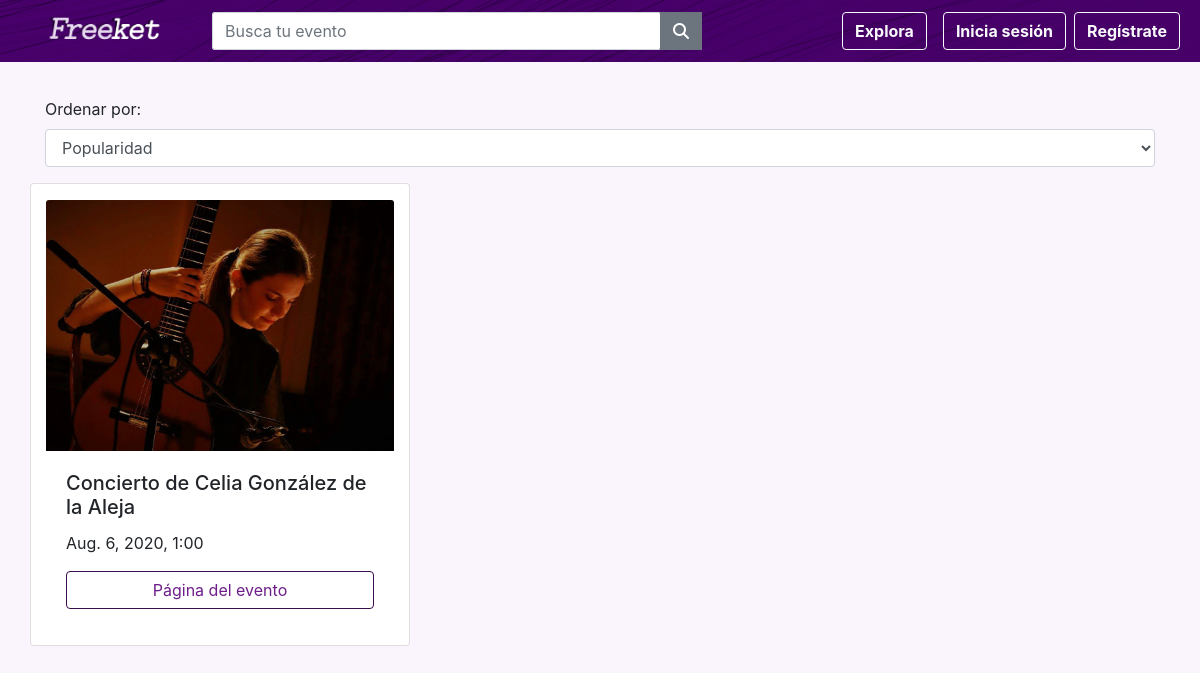
The app's page /eventos/, older data.
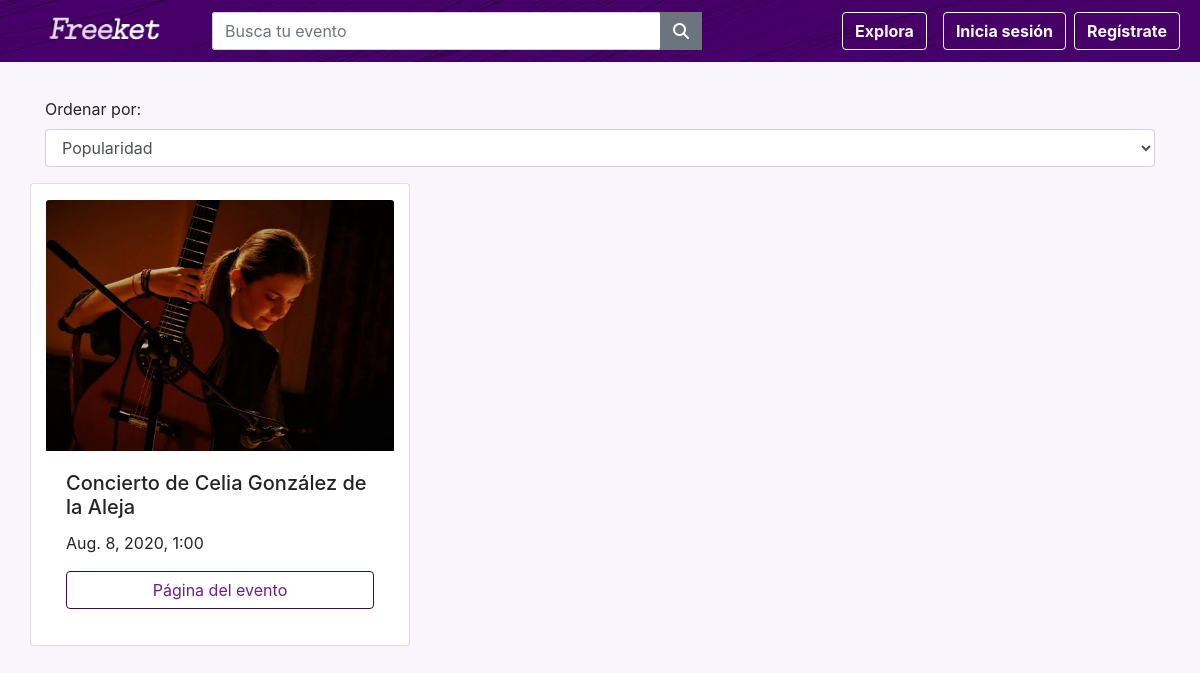
The same page, newer data.
### freeketapp/models.py (models this page shows)
class Evento(models.Model):
    id = models.UUIDField(null=False, primary_key=True, default=uuid.uuid4)
    titulo = models.CharField(max_length=50)
    descripcion = models.CharField(max_length=20000, default="")
    url_id = models.CharField(max_length=100, default='default')
    fecha = models.DateField()
    hora = models.CharField(max_length=5)
    numero_entradas_inicial = models.IntegerField(default=1)
    numero_entradas_actual = models.IntegerField(default=1)
    max_entradas_user = models.IntegerField()
    ciudad = models.CharField(max_length=50, default='')
    direccion = models.CharField(max_length=100, default='')
    cpostal = models.CharField(max_length=20, default='')
    key = models.CharField(max_length=100, default='default')
    organizador = models.ForeignKey(Organizador, on_delete=models.CASCADE, default=1)
    fecha_creacion = models.DateField(default=date.today())
    visitas = models.IntegerField(default=0)
    img = models.ImageField(upload_to='m', blank=True)
    objects = models.Manager()

### freeketapp/views/busqueda_catalogo.py (the view)
# urls.py: path('eventos/', views.eventos, name='eventos'),
def eventos(request):
    context = {}
    if request.user.is_authenticated:
        context = get_context(request)
    else:
        context['islogged'] = 'n'
    evs = Evento.objects.all()
    titulo = request.GET.get("titulo")
    if titulo is not None:
        evs = Evento.objects.filter(titulo__icontains=titulo,
                                    fecha__gte=strftime("%Y-%m-%d", localtime(time()))).order_by('-visitas')[:7]
    context['evs'] = evs
    if request.is_ajax():
        for i in range(len(evs)):
            evs[i].key = ""
            evs[i].organizador.id = ""
            evs[i].visitas = ""
            evs[i].numero_entradas_inicial = ""
            evs[i].numero_entradas_actual = ""
            evs[i].id = ""
        data = serializers.serialize('json', evs)
        return HttpResponse(data, content_type="application/json")
    else:
        eventos = Evento.objects.order_by('-visitas')
        eventos = eventos.filter(fecha__gte=strftime("%Y-%m-%d", localtime(time())))
        context['mode'] = 'pop'
        if request.method == 'POST':
            ordenado = request.POST.get('ordenado')
            if ordenado == '0':
                eventos = eventos.order_by('-fecha_creacion')
                print(eventos)
                context['mode'] = 'fecha'
        n = 3
        eventos_total = [eventos[i * n:(i + 1) * n] for i in range((len(eventos) + n - 1) // n)]
        context['eventos_total'] = eventos_total
        if len(eventos) == 0:
            context['eventos_total'] = None
    return render(request, "freeketapp/eventos.html", context)

### freeketapp/templates/freeketapp/eventos.html (shortened to what this page needs)
{% extends "freeketapp/base.html" %}
{% block contenido %}
{% if eventos_total is not None %}
    <div id ="jumboBusqueda">
        <div class="container contBus">
            <div class="form-group">
                <form action={% url 'eventos' %} method="post">
                <label for="ordenador">Ordenar por:</label>
                <select class="form-control" id="ordenador" name="ordenado" onchange="this.form.submit()">
                    {% if mode == 'pop' %}
                    <option class="active" value="1">Popularidad</option>
                    {% else %}
                    <option class="active" value="0">Novedades</option>
                    <option value="1">Popularidad</option>
                    {% endif %}
                </select>
                </form>
            </div>
            {% for eventos in eventos_total %}
            <div class="row">
            {% for evento in eventos %}
            <div class="card col-md-4 py-3 " style="width: 100%">
                <img class="card-img-top" src="{{ evento.img.url }}" alt="Card image cap">
                <div class="card-body d-flex flex-column">
                  <h5 class="card-title">{{ evento.titulo }}</h5>
                  <p class="card-text">{{ evento.fecha }}, {{ evento.hora }}</p>
                  <a href="/evento/{{ evento.url_id }}" class="btn btn-outline-light btnOrg mt-auto stretched-link" >Página del evento</a>
                </div>
              </div>
            {% endfor %}
            </div>
            {% endfor %}
        </div>
    </div>
{% else %}
<div class = "container contGestEvs">
    <h1>Tu búsqueda no ha producido ningún resultado</h1>
</div>
{% endif %}
{% endblock %}

Row changes from the older to the newer data that the page shows:
changed Evento "Concierto de Celia González de la Aleja": fecha "Aug. 6, 2020" → "Aug. 8, 2020"
